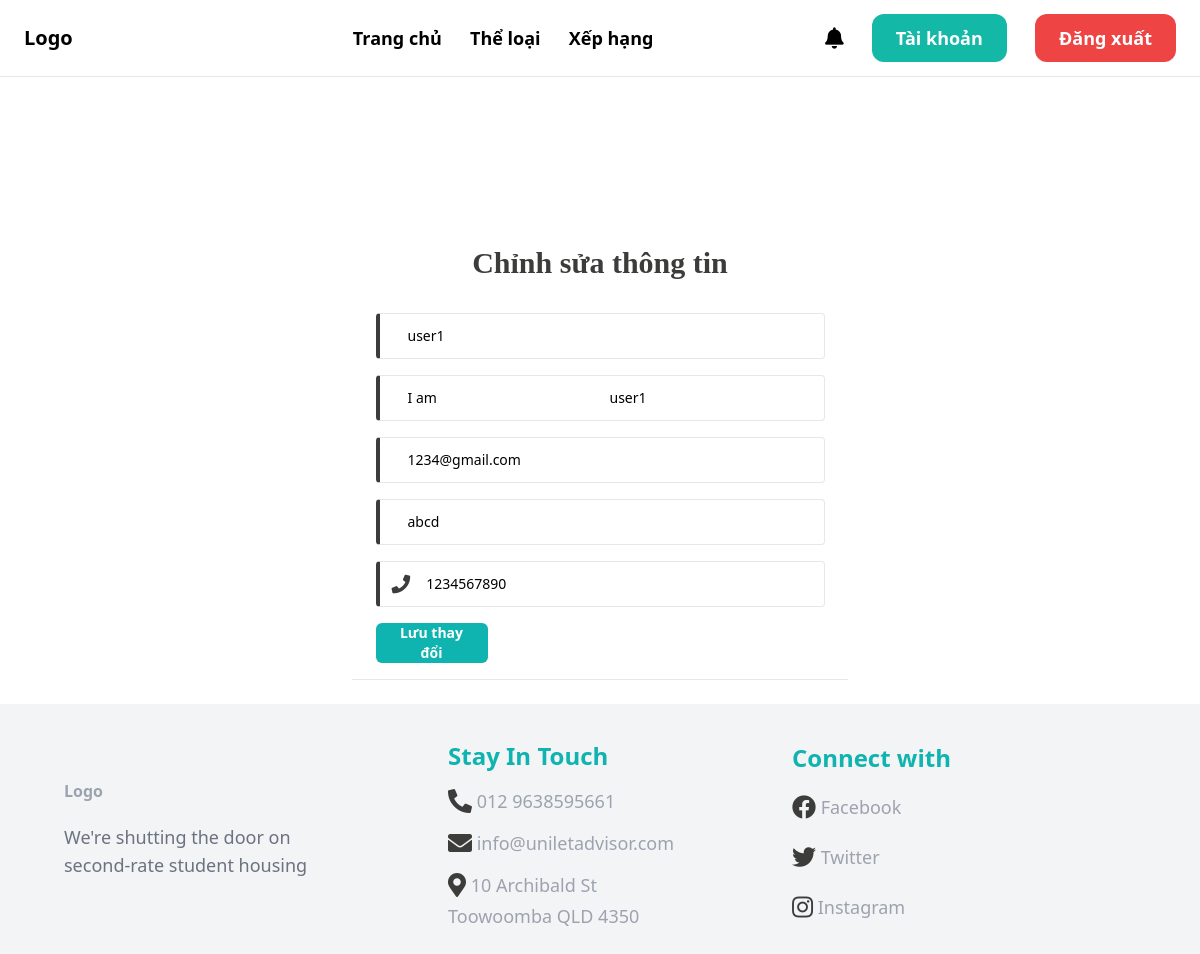
Page /edit_infomation/ (signed in) on the committed database.
### userauths/models.py (models this page shows, shortened)
class User(AbstractUser):
    email = models.EmailField(unique=True)
    username = models.CharField(max_length=100)
    user_id = ShortUUIDField(unique=True, primary_key=True, prefix="user", alphabet='1234567890', length=6, max_length=100)
    phone_number = models.CharField(max_length=20, blank=True)
    address = models.CharField(max_length=255, blank=True)
    USERNAME_FIELD = "email"
    REQUIRED_FIELDS = ['username']

### core/views.py (the view)
# urls.py: path('edit_infomation/', views.edit_infomation, name='edit_infomation'),
@login_required
def edit_infomation(request):
    if request.method == 'POST':
        form = UserProfileForm(request.POST, instance=request.user)
        if form.is_valid():
            form.save()
            messages.success(request, 'Thông tin cá nhân đã được cập nhật thành công!', extra_tags='bg-green-500 text-white')
            return redirect(reverse('core:account'))
    else:
        form = UserProfileForm(instance=request.user)
    context = {
        'form': form
    }
    return render(request, 'core/edit_infomation.html', context)

### core/forms.py
class UserProfileForm(forms.ModelForm):
    class Meta:
        model = User
        fields = ['username','first_name', 'last_name', 'email', 'phone_number', 'address']

### templates/core/edit_infomation.html (shortened to what this page needs)
{% extends 'core/base.html' %}
{% load static %}
{% block content %}
    <div class="bg-grey-lighter flex flex-col text-sm mt-32">
        <div class="container max-w-lg mx-auto flex-1 flex flex-col items-center justify-center px-2">
            <div class="grid justify-items-center bg-white px-4 py-4 rounded text-black w-full text-sm">
                <h1 class="mb-8 text-3xl text-center font-bold text-[#3C3C3B]" style="font-family: Maven Pro;">Chỉnh sửa thông tin</h1>
                <form method="POST">
                    <div
                        class=" flex border border-l-4 border-l-[#3C3C3B] w-full p-3 rounded mb-4 focus-within:ring-1 focus-within:ring-[#0FB3AF]">
                        <input type="text" name="username" class="focus:outline-none self-center w-full"
                            placeholder="Tên đăng nhập" value="{{ form.username.value }}" required />
                    </div>
                    <div
                        class=" flex border border-l-4 border-l-[#3C3C3B] w-full p-3 rounded mb-4 focus-within:ring-1 focus-within:ring-[#0FB3AF]">
                        <input type="text" name="first_name" class="focus:outline-none self-center w-full"
                            placeholder="Họ" value="{{ form.first_name.value }}" required />
                        <input type="text" name="last_name" class="focus:outline-none self-center w-full"
                            placeholder="Tên" value="{{ form.last_name.value }}" required />
                    </div>
                    <div
                        class=" flex border border-l-4 border-l-[#3C3C3B] w-full p-3 rounded mb-4 focus-within:ring-1 focus-within:ring-[#0FB3AF]">
                        <input type="text" name="email" class="focus:outline-none self-center w-full"
                            placeholder="Email" value="{{ form.email.value }}" required />
                    </div>
                    <div
                        class=" flex border border-l-4 border-l-[#3C3C3B] w-full p-3 rounded mb-4 focus-within:ring-1 focus-within:ring-[#0FB3AF]">
                        <input type="text" name="address" class="focus:outline-none self-center w-full"
                            placeholder="Địa chỉ" value="{{ form.address.value }}" required />
                    </div>
                    <div
                        class=" flex border border-l-4 border-l-[#3C3C3B] w-full p-3 rounded mb-4 focus-within:ring-1 focus-within:ring-[#0FB3AF]">
                        <i class="fa fa-phone self-center pr-4 text-[#3C3C3B]  fa-lg" aria-hidden="true"></i>
                        <input type="text" name="phone_number" class="focus:outline-none self-center w-full"
                            placeholder="Số điện thoại" value="{{ form.phone_number.value }}" required />
                    </div>
                    <button type="submit" class="bg-[#0FB3AF] hover:bg-[#0FB3AFCC] rounded-md px-3 text-sm h-10 w-28 text-white font-semibold">
                        Lưu thay đổi
                    </button>
                </form>
            </div>
            <hr style="width: 100%; height: 1px; background-color: #C4C4C4;">
        </div>
    </div>
{% endblock %}

### rows in the picture
User: username "user1", first_name "I am", last_name "user1", email "1234@gmail.com", address "abcd", phone_number "1234567890"
